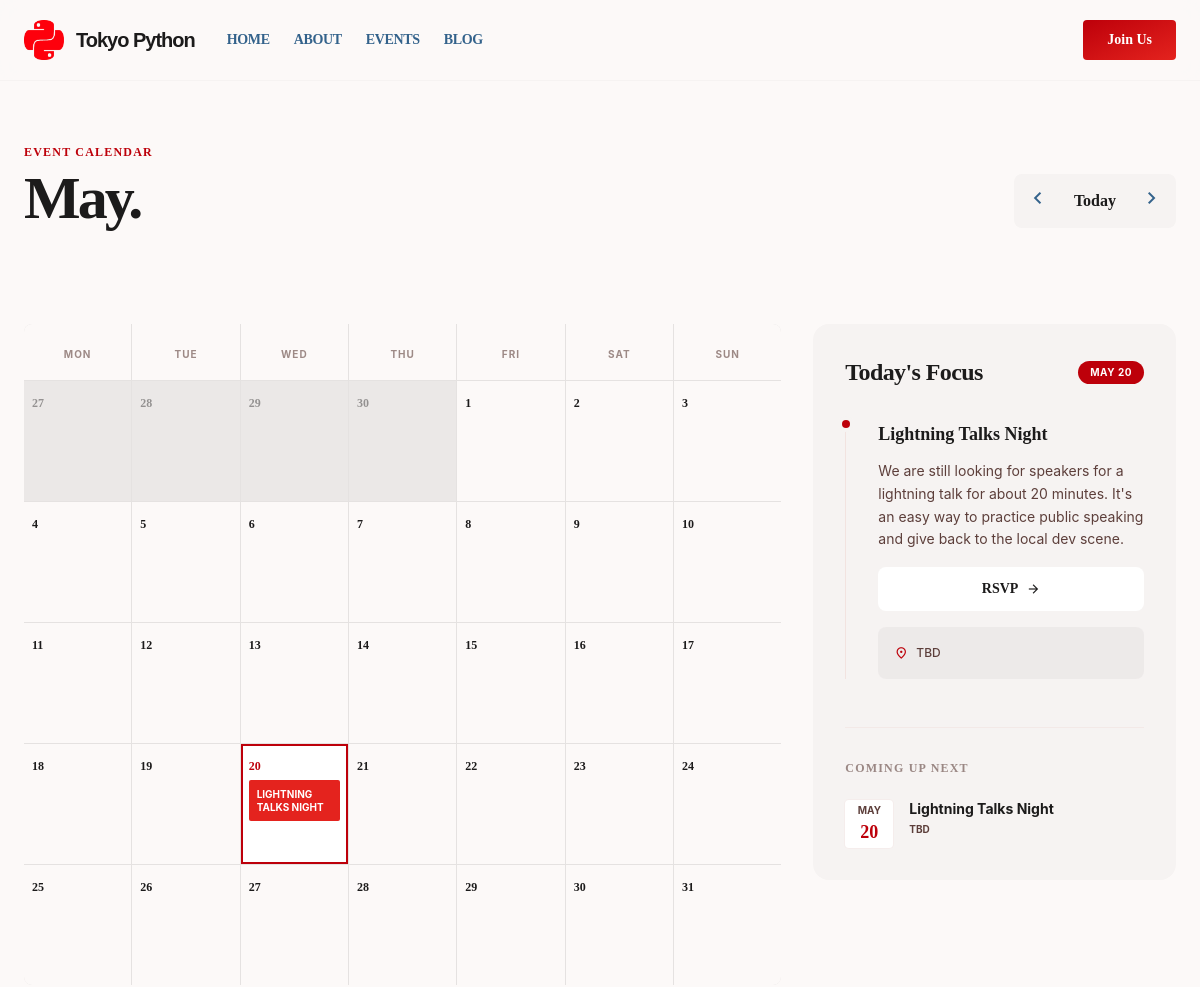
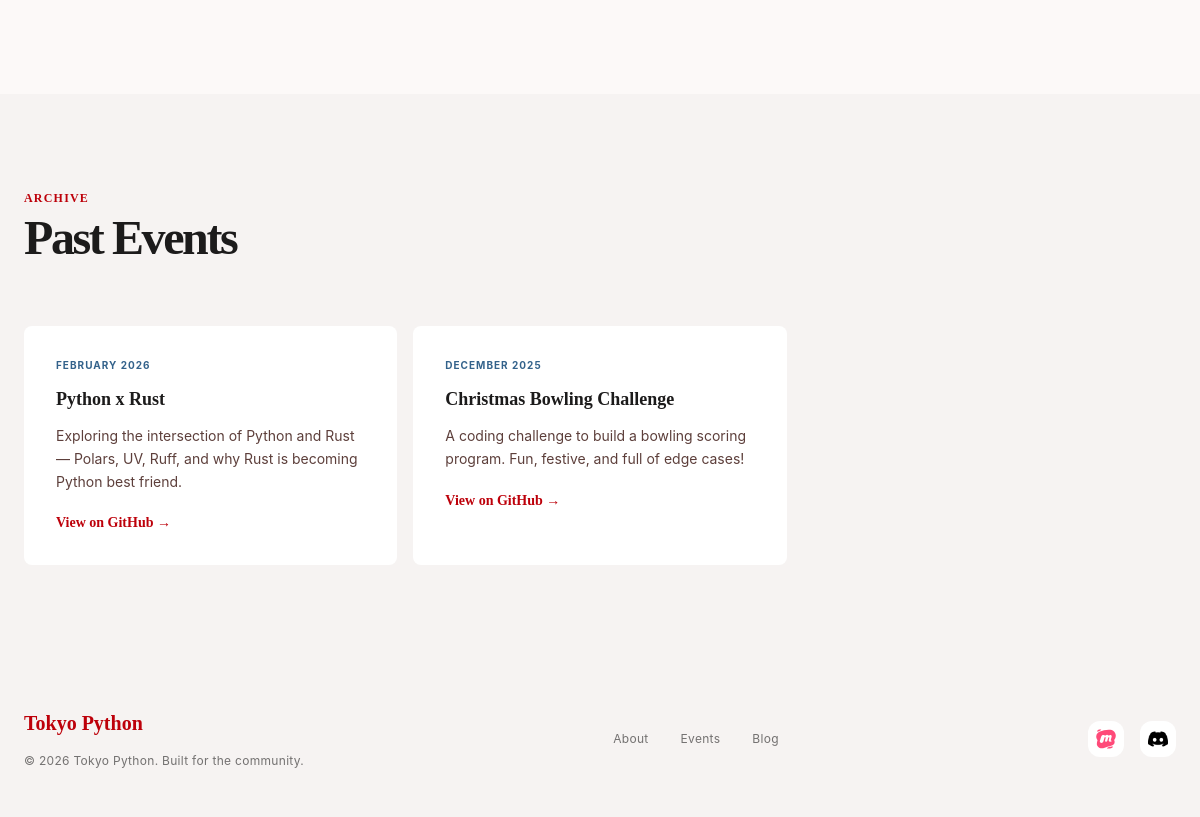
/calendar, run on the app's committed database (2 pictures, top to bottom).
### home/models.py (models this page shows, shortened)
class Event(models.Model):
    title = models.CharField(max_length=200)
    description = models.TextField()
    date = models.DateField()
    time_start = models.TimeField(blank=True, null=True)
    time_end = models.TimeField(blank=True, null=True)
    location = models.CharField(max_length=300, blank=True)
    link = models.URLField(blank=True)
    link_label = models.CharField(max_length=100, default="RSVP")
    is_upcoming = models.BooleanField(default=True)
    color = models.CharField(
        max_length=20,
        choices=[("primary", "Red"), ("secondary", "Blue")],
        default="primary",
    )
    class Meta:
        ordering = ["date"]
    @property
    def month_label(self):
        return self.date.strftime("%B %Y")
    @property
    def short_month(self):
        return self.date.strftime("%b").upper()
    @property
    def day(self):
        return self.date.day

### home/views.py (the view)
# urls.py: path("calendar", views.calendar, name="events_calendar"),
def calendar(request):
    today = date.today()
    year = int(request.GET.get("year", today.year))
    month = int(request.GET.get("month", today.month))
    if month < 1:
        month, year = 12, year - 1
    elif month > 12:
        month, year = 1, year + 1
    prev_month = date(year, month, 1) - timedelta(days=1)
    if month == 12:
        next_month = date(year + 1, 1, 1)
    else:
        next_month = date(year, month + 1, 1)
    cal_obj = cal.Calendar(firstweekday=0)
    weeks = cal_obj.monthdatescalendar(year, month)
    first_day = weeks[0][0]
    last_day = weeks[-1][-1]
    events_qs = CalendarEvent.objects.filter(date__gte=first_day, date__lte=last_day)
    events_by_date = {}
    for event in events_qs:
        events_by_date.setdefault(event.date, []).append(event)
    calendar_weeks = []
    for week in weeks:
        days = []
        for d in week:
            days.append(
                {
                    "date": d,
                    "day": d.day,
                    "in_month": d.month == month,
                    "is_today": d == today,
                    "events": events_by_date.get(d, []),
                }
            )
        calendar_weeks.append(days)
    month_label = date(year, month, 1).strftime("%B")
    year_label = year
    upcoming_events = CalendarEvent.objects.filter(is_upcoming=True)[:5]
    past_events = CalendarEvent.objects.filter(is_upcoming=False).order_by("-date")
    today_events = CalendarEvent.objects.filter(date=today)
    return render(
        request,
        "home/calendar.html",
        {
            "calendar_weeks": calendar_weeks,
            "month_label": month_label,
            "year_label": year_label,
            "today": today,
            "prev_month": prev_month,
            "next_month": next_month,
            "upcoming_events": upcoming_events,
            "past_events": past_events,
            "today_events": today_events,
        },
    )

### home/templates/home/calendar.html (shortened to what this page needs)
{% extends "home/base.html" %}
{% load static %}
{% block content %}
    <section class="bg-surface px-6 pt-16 pb-12">
        <div class="max-w-7xl mx-auto">
            <div class="flex flex-col md:flex-row md:items-end justify-between mb-12 gap-6">
                <div>
                    <span class="text-primary font-headline font-bold uppercase tracking-widest text-xs mb-2 block">Event Calendar</span>
                    <h1 class="text-5xl md:text-6xl font-headline font-extrabold tracking-tighter text-on-background">{{ month_label }}.</h1>
                </div>
                <div class="flex items-center bg-surface-container-low p-1 rounded-xl">
                    <a href="?year={{ prev_month.year }}&month={{ prev_month.month }}" class="p-2 hover:bg-surface-container-highest rounded-lg transition-colors">
                        <span class="material-symbols-outlined text-secondary">chevron_left</span>
                    </a>
                    <a href="?" class="px-4 font-headline font-bold text-on-surface hover:text-primary transition-colors">Today</a>
                    <a href="?year={{ next_month.year }}&month={{ next_month.month }}" class="p-2 hover:bg-surface-container-highest rounded-lg transition-colors">
                        <span class="material-symbols-outlined text-secondary">chevron_right</span>
                    </a>
                </div>
            </div>
        </div>
    </section>
    <section class="bg-surface px-6 pb-24">
        <div class="max-w-7xl mx-auto grid grid-cols-1 lg:grid-cols-12 gap-8">
            <div class="lg:col-span-8">
                <div class="grid grid-cols-7 gap-px bg-surface-container-highest rounded-xl overflow-hidden">
                    <div class="bg-surface py-4 text-center"><span class="text-[10px] uppercase font-bold tracking-widest text-on-surface-variant/60">Mon</span></div>
                    <div class="bg-surface py-4 text-center"><span class="text-[10px] uppercase font-bold tracking-widest text-on-surface-variant/60">Tue</span></div>
                    <div class="bg-surface py-4 text-center"><span class="text-[10px] uppercase font-bold tracking-widest text-on-surface-variant/60">Wed</span></div>
                    <div class="bg-surface py-4 text-center"><span class="text-[10px] uppercase font-bold tracking-widest text-on-surface-variant/60">Thu</span></div>
                    <div class="bg-surface py-4 text-center"><span class="text-[10px] uppercase font-bold tracking-widest text-on-surface-variant/60">Fri</span></div>
                    <div class="bg-surface py-4 text-center"><span class="text-[10px] uppercase font-bold tracking-widest text-on-surface-variant/60">Sat</span></div>
                    <div class="bg-surface py-4 text-center"><span class="text-[10px] uppercase font-bold tracking-widest text-on-surface-variant/60">Sun</span></div>
                    {% for week in calendar_weeks %}
                        {% for day in week %}
                            {% if day.is_today %}
                            <div class="bg-surface-container-lowest min-h-[120px] p-2 ring-2 ring-primary ring-inset z-10">
                                <span class="text-xs font-headline font-bold text-primary">{{ day.day }}</span>
                                {% for event in day.events %}
                                    {% if event.color == "primary" %}
                                    <div class="mt-1 bg-primary-container text-on-primary p-2 rounded">
                                        <p class="text-[10px] font-bold uppercase leading-tight">{{ event.title }}</p>
                                    </div>
                                    {% else %}
                                    <div class="mt-1 bg-secondary-container/30 border-l-4 border-secondary p-2 rounded-r-lg">
                                        <p class="text-[10px] font-bold text-secondary uppercase leading-tight">{{ event.title }}</p>
                                    </div>
                                    {% endif %}
                                {% endfor %}
                            </div>
                            {% elif day.in_month %}
                            <div class="bg-surface min-h-[120px] p-2 hover:bg-surface-container-lowest transition-colors">
                                <span class="text-xs font-headline font-bold">{{ day.day }}</span>
                            </div>
                            {% else %}
                            <div class="bg-surface-container-low min-h-[120px] p-2 opacity-40">
                                <span class="text-xs font-headline font-bold">{{ day.day }}</span>
                            </div>
                            {% endif %}
                        {% endfor %}
                    {% endfor %}
                </div>
            </div>
            <div class="lg:col-span-4 space-y-8">
                <div class="bg-surface-container-low rounded-2xl p-8 sticky top-28">
                    <div class="flex items-center justify-between mb-8">
                        <h2 class="font-headline font-extrabold text-2xl tracking-tight">Today's Focus</h2>
                        <span class="bg-primary px-3 py-1 rounded-full text-[10px] text-white font-bold uppercase tracking-wider">{{ today|date:"M d" }}</span>
                    </div>
                    <div class="space-y-10">
                        {% for event in today_events %}
                        <div class="relative pl-8 border-l border-outline-variant/30">
                            <div class="absolute -left-1 top-0 w-2 h-2 rounded-full bg-primary ring-4 ring-surface-container-low"></div>
                            <h3 class="font-headline font-bold text-lg mb-3">{{ event.title }}</h3>
                            <p class="text-sm text-on-surface-variant leading-relaxed mb-4">{{ event.description }}</p>
                            {% if event.link %}
                            <a href="{{ event.link }}" class="w-full py-3 bg-surface-container-lowest font-headline font-bold text-sm rounded-xl hover:bg-primary hover:text-white transition-all flex items-center justify-center gap-2">
                                {{ event.link_label }}
                                <span class="material-symbols-outlined text-sm">arrow_forward</span>
                            </a>
                            {% endif %}
                            {% if event.location %}
                            <div class="bg-surface-container-highest/50 rounded-xl p-4 mt-4">
                                <p class="text-xs font-medium text-on-surface-variant flex items-center gap-2">
                                    <span class="material-symbols-outlined text-primary text-sm">location_on</span>
                                    {{ event.location }}
                                </p>
                            </div>
                            {% endif %}
                        </div>
                        {% empty %}
                        <p class="text-sm text-on-surface-variant">No events today.</p>
                        {% endfor %}
                    </div>
                    <div class="mt-12 pt-8 border-t border-outline-variant/20">
                        <h4 class="font-headline font-bold text-xs uppercase tracking-widest text-on-surface-variant/60 mb-6">Coming Up Next</h4>
                        <div class="space-y-6">
                            {% for event in upcoming_events %}
                            <div class="flex gap-4 group cursor-pointer">
                                <div class="flex-shrink-0 w-12 h-12 bg-surface-container-lowest rounded-lg flex flex-col items-center justify-center ring-1 ring-outline-variant/10 group-hover:ring-primary/30 transition-colors">
                                    <span class="text-[10px] font-bold text-on-surface-variant">{{ event.short_month }}</span>
                                    <span class="text-lg font-headline font-bold text-primary">{{ event.day }}</span>
                                </div>
                                <div>
                                    <h5 class="text-sm font-bold leading-tight group-hover:text-primary transition-colors">{{ event.title }}</h5>
                                    {% if event.location %}
                                    <span class="text-[10px] text-on-surface-variant uppercase font-bold mt-1 block">{{ event.location }}</span>
                                    {% endif %}
                                </div>
                            </div>
                            {% empty %}
                            <p class="text-sm text-on-surface-variant">No upcoming events.</p>
                            {% endfor %}
                        </div>
                    </div>
                </div>
            </div>
        </div>
    </section>
    {% if past_events %}
    <section class="bg-surface-container-low px-6 py-24">
        <div class="max-w-7xl mx-auto">
            <div class="mb-16">
                <span class="text-primary font-headline font-bold uppercase tracking-widest text-xs mb-2 block">Archive</span>
                <h2 class="text-4xl md:text-5xl font-headline font-extrabold tracking-tighter text-on-background">Past Events</h2>
            </div>
            <div class="grid grid-cols-1 md:grid-cols-2 lg:grid-cols-3 gap-4">
                {% for event in past_events %}
                <div class="bg-surface-container-lowest p-8 rounded-xl hover:bg-surface-container-high transition-colors group">
                    <span class="text-[10px] font-bold text-secondary uppercase tracking-widest block mb-3">{{ event.month_label }}</span>
                    <h3 class="font-headline font-bold text-lg mb-3 group-hover:text-primary transition-colors">{{ event.title }}</h3>
                    <p class="font-body text-sm text-on-surface-variant leading-relaxed mb-4">{{ event.description }}</p>
                    {% if event.link %}
                    <a href="{{ event.link }}" class="text-primary font-headline font-bold text-sm">{{ event.link_label }} →</a>
                    {% endif %}
                </div>
                {% endfor %}
            </div>
        </div>
    </section>
    {% endif %}
{% endblock %}

### data on the page
Event: title "LIGHTNING TALKS NIGHT", title "Lightning Talks Night", description "We are still looking for speakers for a lightning talk for about 20 minutes. It's an easy way to practice public speaking and give back to the local dev scene.", link_label "RSVP", location "TBD", short_month "MAY", day "20"
Event: month_label "FEBRUARY 2026", title "Python x Rust", description "Exploring the intersection of Python and Rust — Polars, UV, Ruff, and why Rust is becoming Python best friend.", link_label "View on GitHub"
Event: month_label "DECEMBER 2025", title "Christmas Bowling Challenge", description "A coding challenge to build a bowling scoring program. Fun, festive, and full of edge cases!", link_label "View on GitHub"

### other printed values
{{ month_label }} "May"
{{ day.day }} "27" "28" "29" "30"
{{ day.day }} "1" "2" "3" "4" "5" "6" "7" "8" "9" "10" "11" "12" "13" "14" "15" "16" "17" "18" "19" "21" "22" "23" "24" "25" "26" "27" "28" "29" "30" "31"
{{ day.day }} "20"
